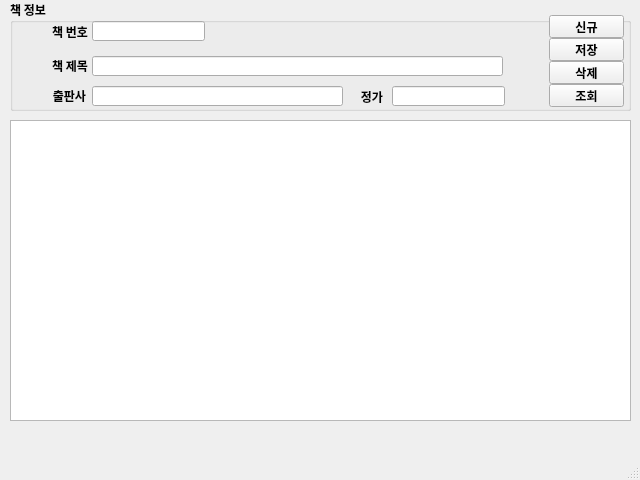
<?xml version="1.0" encoding="UTF-8"?>
<ui version="4.0">
 <class>MainWindow</class>
 <widget class="QMainWindow" name="MainWindow">
  <property name="geometry">
   <rect>
    <x>0</x>
    <y>0</y>
    <width>640</width>
    <height>480</height>
   </rect>
  </property>
  <property name="maximumSize">
   <size>
    <width>640</width>
    <height>480</height>
   </size>
  </property>
  <property name="font">
   <font>
    <family>나눔고딕</family>
    <weight>75</weight>
    <bold>true</bold>
   </font>
  </property>
  <property name="windowTitle">
   <string>MainWindow</string>
  </property>
  <widget class="QWidget" name="centralwidget">
   <widget class="QGroupBox" name="groupBox">
    <property name="geometry">
     <rect>
      <x>10</x>
      <y>0</y>
      <width>621</width>
      <height>111</height>
     </rect>
    </property>
    <property name="title">
     <string>책 정보</string>
    </property>
    <widget class="QLabel" name="label">
     <property name="geometry">
      <rect>
       <x>22</x>
       <y>26</y>
       <width>56</width>
       <height>12</height>
      </rect>
     </property>
     <property name="text">
      <string>책 번호</string>
     </property>
     <property name="alignment">
      <set>Qt::AlignRight|Qt::AlignTrailing|Qt::AlignVCenter</set>
     </property>
    </widget>
    <widget class="QLineEdit" name="txtBookId">
     <property name="geometry">
      <rect>
       <x>82</x>
       <y>21</y>
       <width>113</width>
       <height>20</height>
      </rect>
     </property>
    </widget>
    <widget class="QLabel" name="label_2">
     <property name="geometry">
      <rect>
       <x>22</x>
       <y>60</y>
       <width>56</width>
       <height>12</height>
      </rect>
     </property>
     <property name="text">
      <string>책 제목</string>
     </property>
     <property name="alignment">
      <set>Qt::AlignRight|Qt::AlignTrailing|Qt::AlignVCenter</set>
     </property>
    </widget>
    <widget class="QLineEdit" name="txtBookName">
     <property name="geometry">
      <rect>
       <x>82</x>
       <y>56</y>
       <width>411</width>
       <height>20</height>
      </rect>
     </property>
    </widget>
    <widget class="QLineEdit" name="txtPrice">
     <property name="geometry">
      <rect>
       <x>382</x>
       <y>86</y>
       <width>113</width>
       <height>20</height>
      </rect>
     </property>
    </widget>
    <widget class="QLabel" name="label_3">
     <property name="geometry">
      <rect>
       <x>20</x>
       <y>90</y>
       <width>56</width>
       <height>12</height>
      </rect>
     </property>
     <property name="text">
      <string>출판사</string>
     </property>
     <property name="alignment">
      <set>Qt::AlignRight|Qt::AlignTrailing|Qt::AlignVCenter</set>
     </property>
    </widget>
    <widget class="QLabel" name="label_4">
     <property name="geometry">
      <rect>
       <x>317</x>
       <y>91</y>
       <width>56</width>
       <height>12</height>
      </rect>
     </property>
     <property name="text">
      <string>정가</string>
     </property>
     <property name="alignment">
      <set>Qt::AlignRight|Qt::AlignTrailing|Qt::AlignVCenter</set>
     </property>
    </widget>
    <widget class="QLineEdit" name="txtPublisher">
     <property name="geometry">
      <rect>
       <x>82</x>
       <y>86</y>
       <width>251</width>
       <height>20</height>
      </rect>
     </property>
    </widget>
    <widget class="QPushButton" name="btnReload">
     <property name="geometry">
      <rect>
       <x>539</x>
       <y>84</y>
       <width>75</width>
       <height>23</height>
      </rect>
     </property>
     <property name="text">
      <string>조회</string>
     </property>
    </widget>
    <widget class="QPushButton" name="btnNew">
     <property name="geometry">
      <rect>
       <x>539</x>
       <y>15</y>
       <width>75</width>
       <height>23</height>
      </rect>
     </property>
     <property name="text">
      <string>신규</string>
     </property>
    </widget>
    <widget class="QPushButton" name="btnDel">
     <property name="geometry">
      <rect>
       <x>539</x>
       <y>61</y>
       <width>75</width>
       <height>23</height>
      </rect>
     </property>
     <property name="text">
      <string>삭제</string>
     </property>
    </widget>
    <widget class="QPushButton" name="btnSave">
     <property name="geometry">
      <rect>
       <x>539</x>
       <y>38</y>
       <width>75</width>
       <height>23</height>
      </rect>
     </property>
     <property name="text">
      <string>저장</string>
     </property>
    </widget>
   </widget>
   <widget class="QTableWidget" name="tblBooks">
    <property name="geometry">
     <rect>
      <x>10</x>
      <y>120</y>
      <width>621</width>
      <height>301</height>
     </rect>
    </property>
   </widget>
  </widget>
  <widget class="QMenuBar" name="menubar">
   <property name="geometry">
    <rect>
     <x>0</x>
     <y>0</y>
     <width>640</width>
     <height>21</height>
    </rect>
   </property>
  </widget>
  <widget class="QStatusBar" name="statusbar"/>
 </widget>
 <tabstops>
  <tabstop>txtBookId</tabstop>
  <tabstop>txtBookName</tabstop>
  <tabstop>txtPublisher</tabstop>
  <tabstop>txtPrice</tabstop>
  <tabstop>btnNew</tabstop>
  <tabstop>btnSave</tabstop>
  <tabstop>btnDel</tabstop>
  <tabstop>btnReload</tabstop>
  <tabstop>tblBooks</tabstop>
 </tabstops>
 <resources/>
 <connections/>
</ui>
